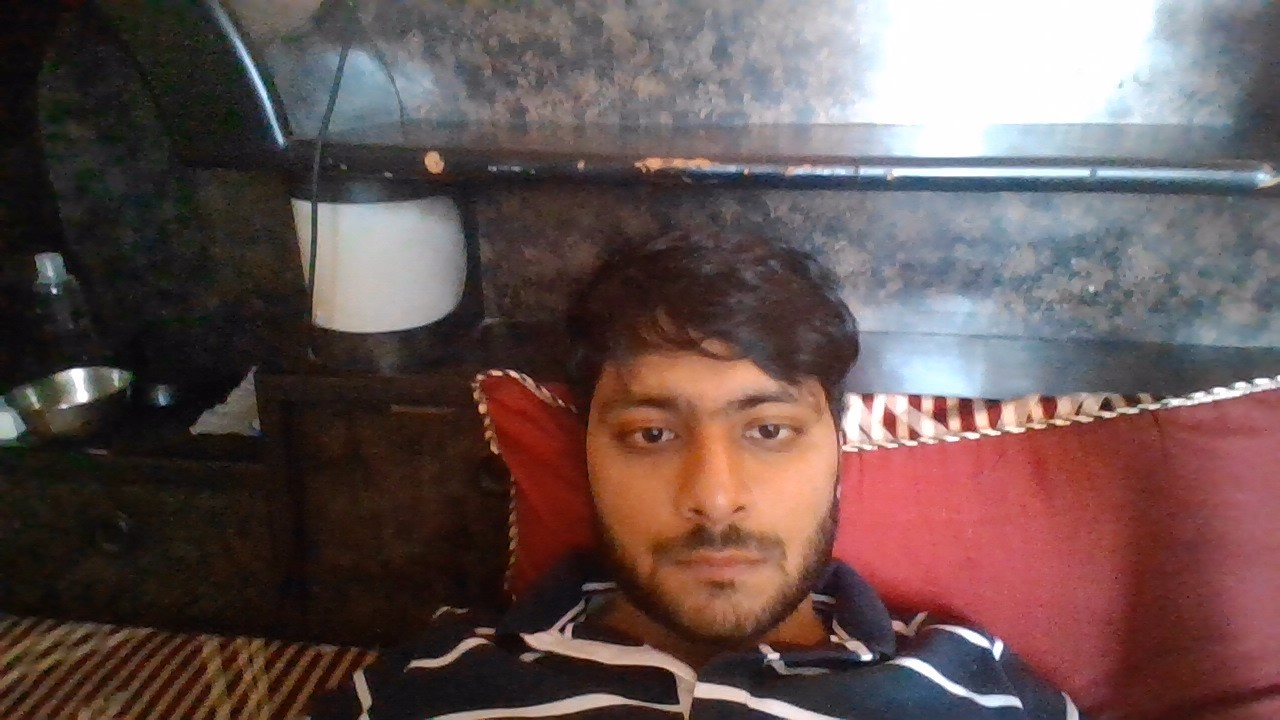
#> input picture test_image.jpg, 1280 x 720 px, found by its file name
$ python loadmodelimage.py
#> lines starting #> are read from the running program, lines starting #| are printed output that depends on the picture
### facerecognition.py
import numpy as np
import cv2
import os


#Face detection is done
def faceDetection(test_img):
    gray_img=cv2.cvtColor(test_img,cv2.COLOR_BGR2GRAY)

    face_haar=cv2.CascadeClassifier('frontal.xml') #Give path to haar classifier as i have given
    faces=face_haar.detectMultiScale(gray_img,scaleFactor=1.2,minNeighbors=3)
    return faces,gray_img
#Labels for training data has been created

# [34 lines left out: functions labels_for_training_data, train_classifier, not called in this run]


#Drawing a Rectangle on the Face Function
def draw_rect(test_img,face):
    (x,y,w,h)=face
    cv2.rectangle(test_img,(x,y),(x+w,y+h),(0,255,0),thickness=3)

#Putting text on images
def put_text(test_img,text,x,y):
    cv2.putText(test_img,text,(x,y),cv2.FONT_HERSHEY_DUPLEX,3,(255,0,0),6)

### loadmodelimage.py
import numpy as np
import cv2
import os

import facerecognition as fr
print (fr)

test_img=cv2.imread(r'C:\Users\PARTH YADAV\OneDrive\Desktop\project\test_image.jpg')      #Give path to the image which you want to test
#> test_img is the input picture: shape (720, 1280, 3); mean B, G, R 81, 82.6, 102.2


faces_detected,gray_img=fr.faceDetection(test_img)
#> in faceDetection, `gray_img=cv2.cvtColor(test_img,cv2.COLOR_BGR2GRAY)`:
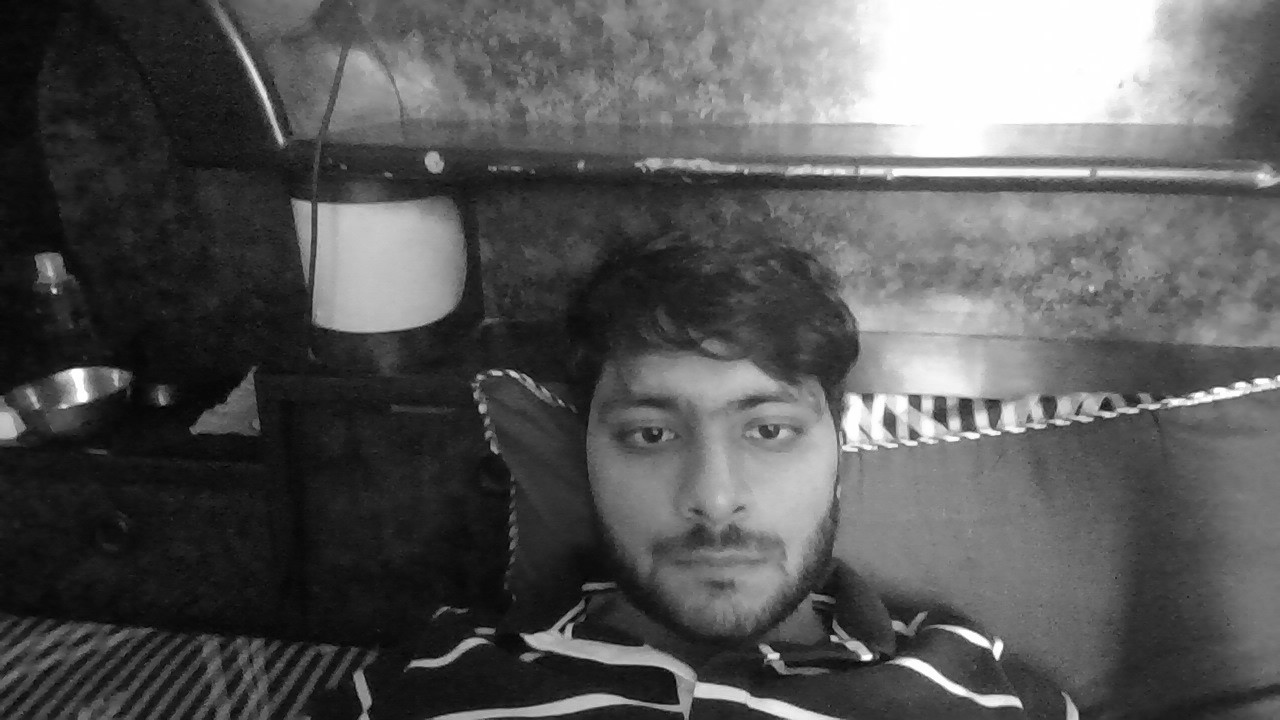
#> gray_img: shape (720, 1280); min 0, max 255, mean 88.3
#> in faceDetection, `faces=face_haar.detectMultiScale(gray_img,scaleFactor=1.2,minNeighbors..`: faces = [[389, 56, 52, 52], [564, 317, 301, 301]]
#> faces_detected = [[389, 56, 52, 52], [564, 317, 301, 301]]
print("face Detected: ",faces_detected)
#| face Detected:  [[389  56  52  52]
#|  [564 317 301 301]]


face_recognizer=cv2.face.LBPHFaceRecognizer_create()
#> (the run stopped early here; a loop or call above may not have finished)

$ run again, with testimage2.jpg copied over test_image.jpg
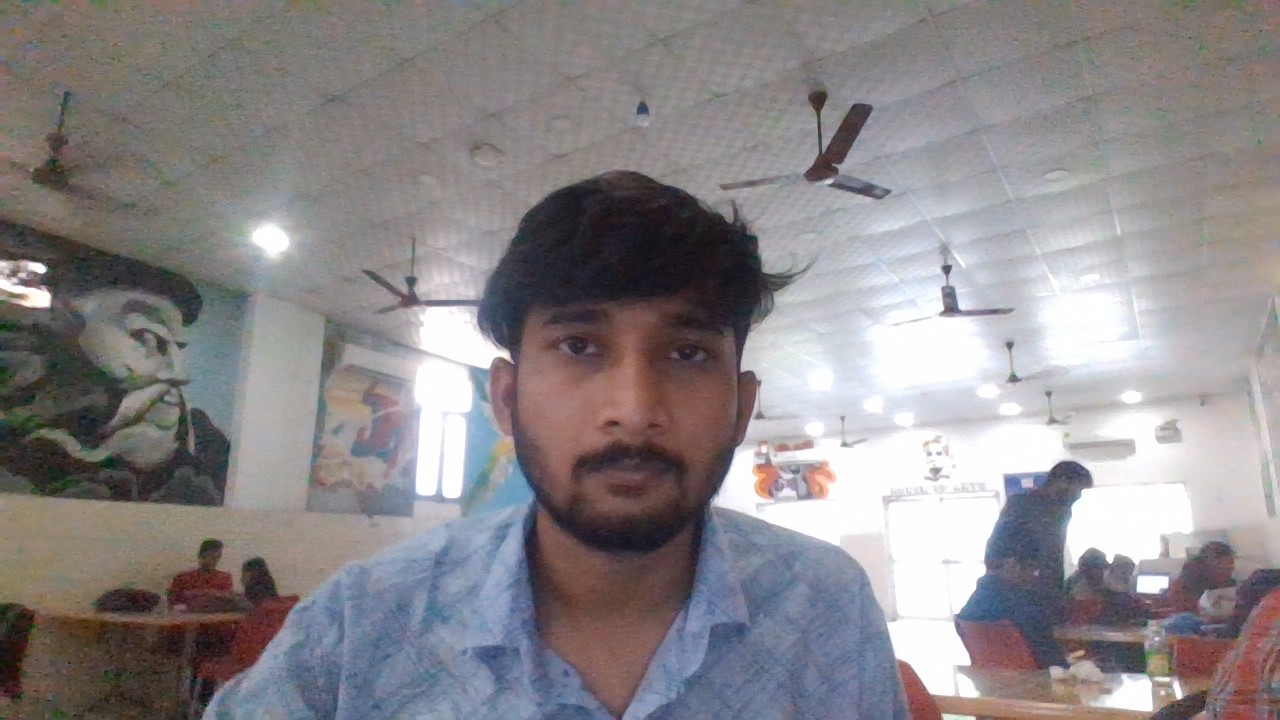
#> input picture testimage2.jpg, 1280 x 720 px, found by its file name
#> test_img is the input picture: shape (720, 1280, 3); mean B, G, R 137.7, 135.3, 139.6
#> in faceDetection, `gray_img=cv2.cvtColor(test_img,cv2.COLOR_BGR2GRAY)`:
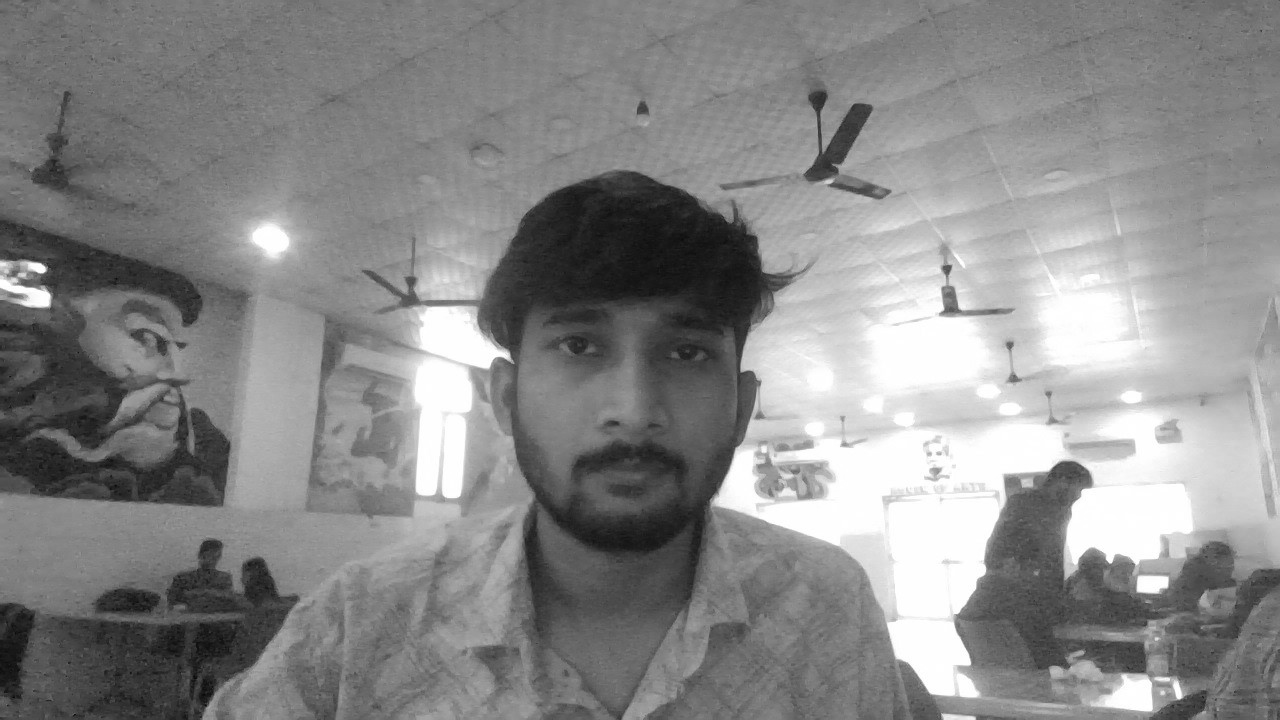
#> gray_img: shape (720, 1280); min 4, max 255, mean 136.8
#> faces = [[488, 245, 285, 285]]
#| face Detected:  [[488 245 285 285]]

$ run again, with testimage3.jpg copied over test_image.jpg
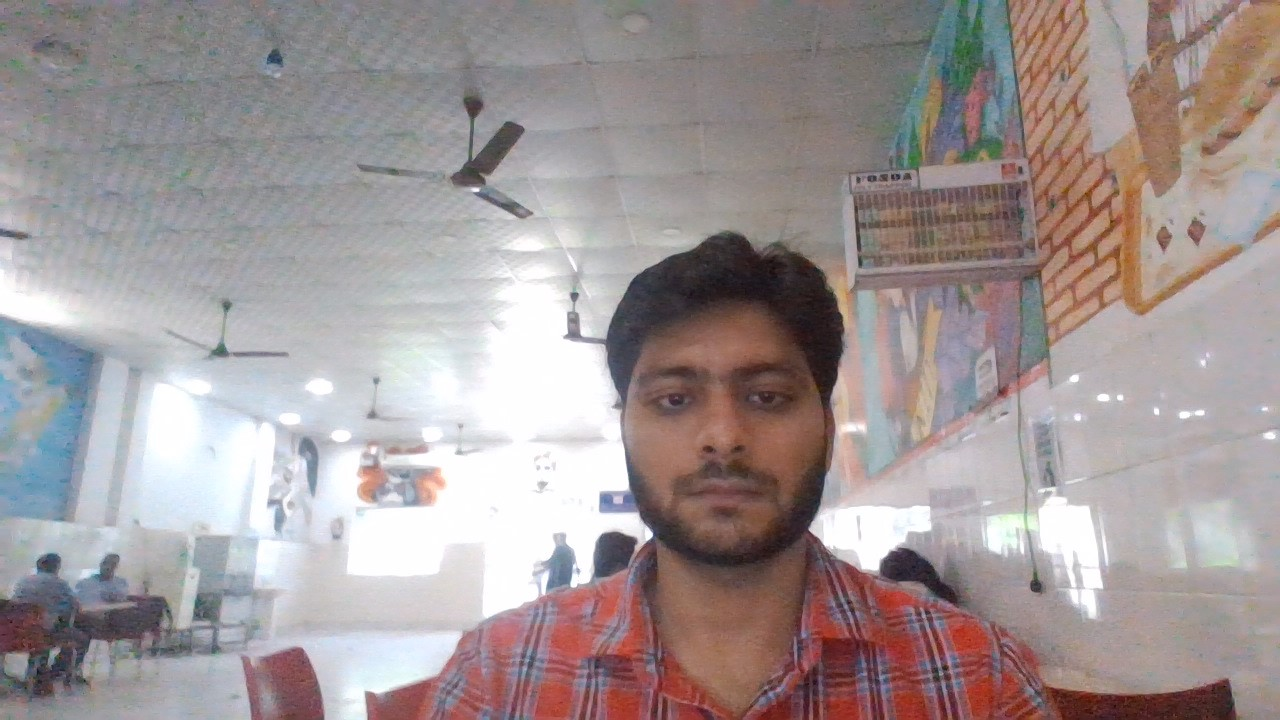
#> input picture testimage3.jpg, 1280 x 720 px, found by its file name
#> test_img is the input picture: shape (720, 1280, 3); mean B, G, R 150.9, 150.6, 160.9
#> in faceDetection, `gray_img=cv2.cvtColor(test_img,cv2.COLOR_BGR2GRAY)`:
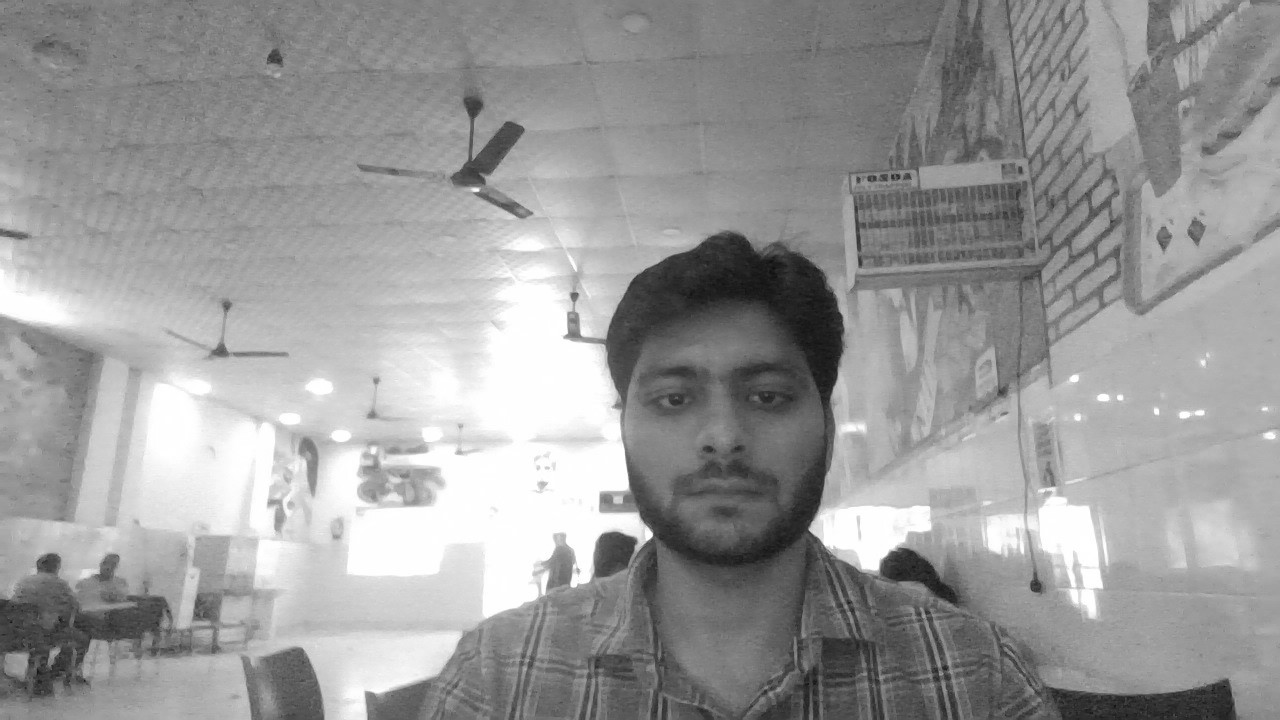
#> gray_img: shape (720, 1280); min 8, max 255, mean 153.7
#> faces = [[612, 305, 234, 234]]
#| face Detected:  [[612 305 234 234]]

$ run again, with testimage4.jpg copied over test_image.jpg
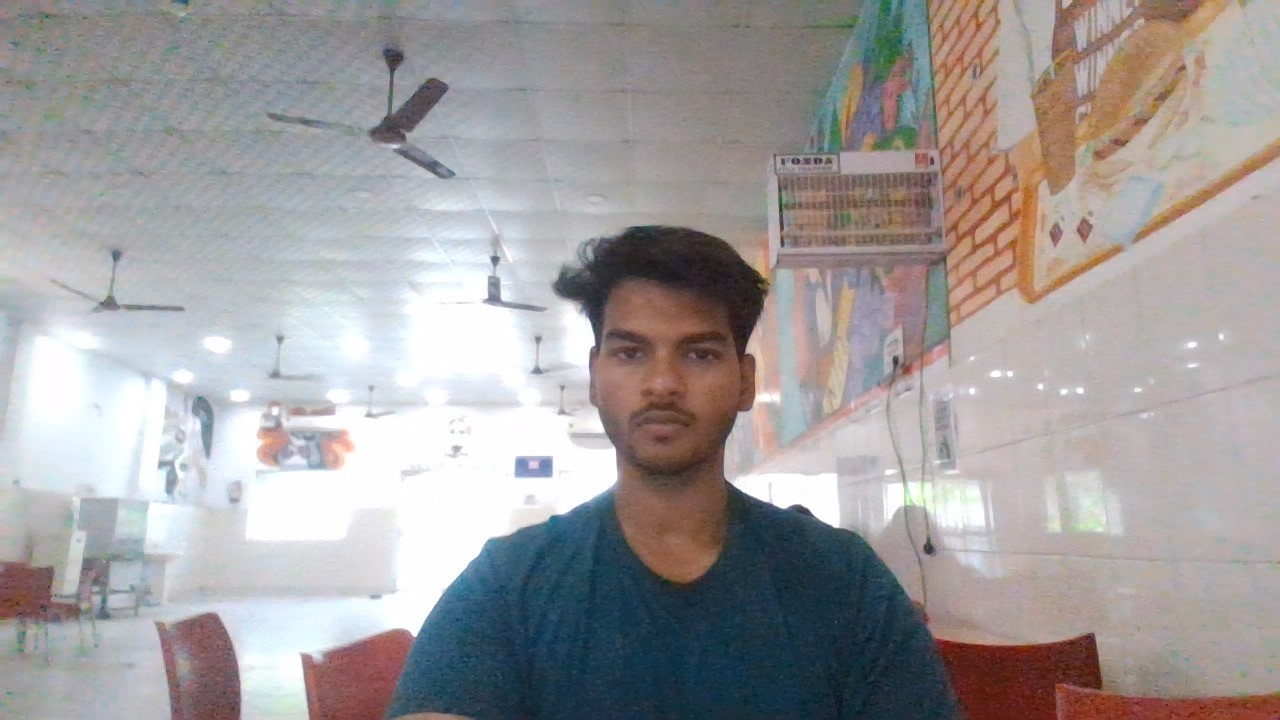
#> input picture testimage4.jpg, 1280 x 720 px, found by its file name
#> test_img is the input picture: shape (720, 1280, 3); mean B, G, R 156.8, 156.3, 160.3
#> in faceDetection, `gray_img=cv2.cvtColor(test_img,cv2.COLOR_BGR2GRAY)`:
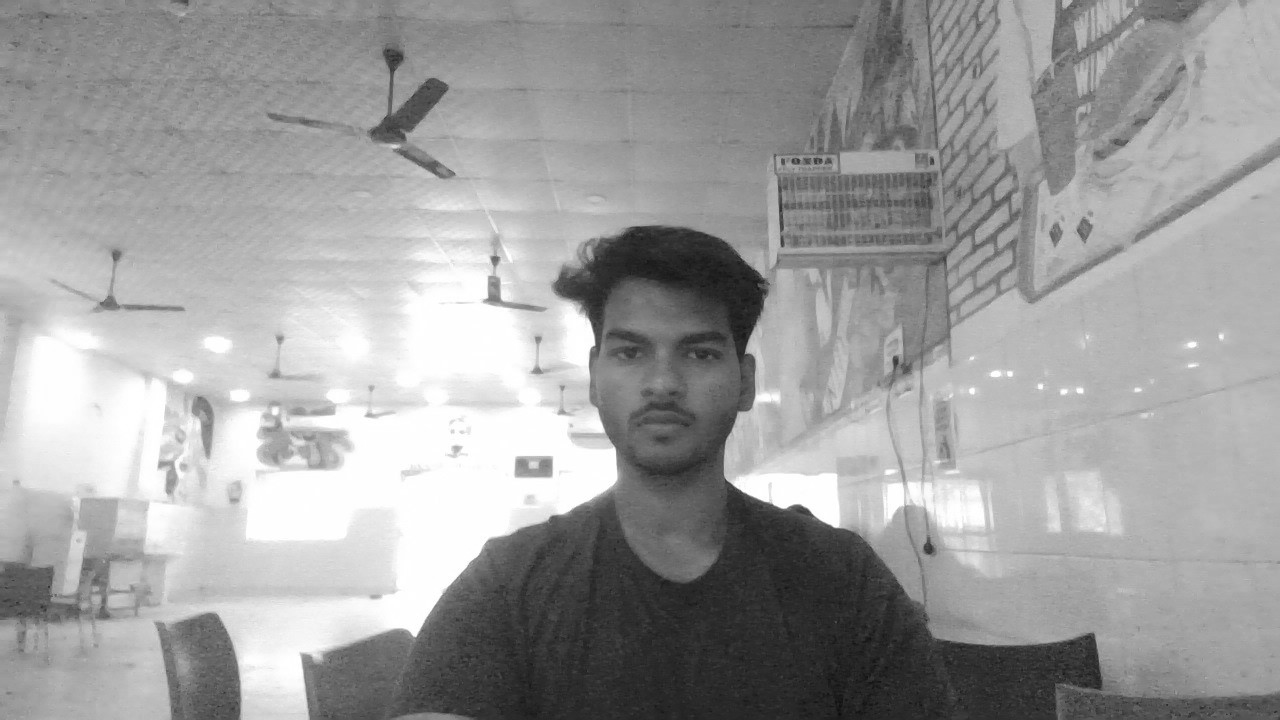
#> gray_img: shape (720, 1280); min 10, max 255, mean 157.5
#> faces = [[582, 288, 169, 169], [489, 157, 339, 339]]
#| face Detected:  [[582 288 169 169]
#|  [489 157 339 339]]
